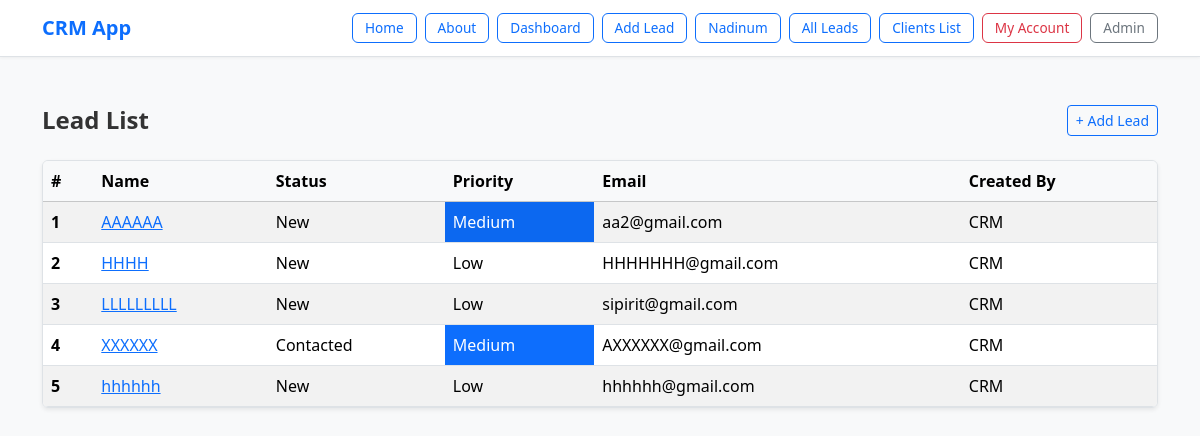
Page /leads_list (signed in) on the committed database.
### lead/models.py (models this page shows, shortened)
class Lead(models.Model):
    LOW= 'low'
    MEDIUM='medium'
    HIGH='high'
    CHOICES_PRIORITY=(
        (LOW,"Low"),
        (MEDIUM, 'Medium'),
        (HIGH, 'High'),
    )
    NEW='new'
    CONTACTED='contacted'
    WON='won'
    LOST='lost'
    CHOICES_STATUS=(
        (NEW, 'New'),
        (CONTACTED,"Contacted"),
        (WON, 'Won'),
        (LOST, 'Lost'),
    )
    name=models.CharField(max_length=50)
    team=models.ForeignKey(Team, related_name='leads', on_delete=models.CASCADE)
    email=models.EmailField()
    description=models.TextField(blank=True, null=True)
    priority=models.CharField(max_length=12, choices=CHOICES_PRIORITY, default=LOW)
    status=models.CharField(max_length=12, choices=CHOICES_STATUS, default=NEW)
    converted_to_client=models.BooleanField(default=False)
    created_by=models.ForeignKey(User, related_name='leads', on_delete=models.CASCADE)
    created_at=models.DateTimeField(auto_now_add=True)
    modified_at=models.DateTimeField(auto_now=True)
    class Meta:
        ordering = ('name',)  # ✅ tuple

### lead/views.py (the view)
# urls.py: path('leads_list', views.leads_list, name="leads_list"),
@login_required
def leads_list(request):
    leads=Lead.objects.filter(created_by=request.user,converted_to_client=False)
    return render( request, 'lead/leads_list.html',{
        'leads':leads
    })

### lead/templates/lead/leads_list.html (shortened to what this page needs)
{% extends 'crm/base.html' %}
{% block content %}
<div class="d-flex justify-content-between align-items-center mb-4">
    <h1 class="h4 fw-semibold mb-0">Lead List</h1>
    <a class="btn btn-outline-primary btn-sm" href="{% url 'addlead' %}">+ Add Lead</a>
</div>
{% if leads %}
    <div class="table-responsive shadow-sm rounded border">
        <table class="table table-hover table-striped mb-0">
            <thead class="table-light">
                <tr>
                    <th scope="col">#</th>
                    <th scope="col">Name</th>
                    <th scope="col">Status</th>
                    <th scope="col">Priority</th>
                    <th scope="col">Email</th>
                    <th scope="col">Created By</th>
                </tr>
            </thead>
            <tbody>
                {% for lead in leads %}
                    <tr>
                        <th scope="row">{{ forloop.counter }}</th>
                        <td><a href="{% url 'lead_details' lead.id %}">{{ lead.name }}</a></td>
                        <td>{{ lead.get_status_display }}</td>
                        <td class="{% if lead.get_priority_display == 'Medium' %}bg-primary text-white{% endif %}">
                            {{ lead.get_priority_display }}
                        </td>
                        <td>{{ lead.email }}</td>
                        <td>{{ lead.created_by }}</td>
                    </tr>
                {% endfor %}
            </tbody>
        </table>
    </div>
{% else %}
    <div class="alert alert-light border text-center" role="alert">
        No leads found.
    </div>
{% endif %}
{% endblock %}

### crm/templates/crm/base.html (style rules this page uses)
body { font-family: "Segoe UI", Roboto, sans-serif; background-color: #f8f9fa; }
.container h1, .container h3 { color: #333; }

### rows in the picture
Lead: name "AAAAAA", status "New", priority "Medium", email "aa2@gmail.com", created_by "CRM"
Lead: name "HHHH", status "New", priority "Low", email "HHHHHHH@gmail.com", created_by "CRM"
Lead: name "LLLLLLLLL", status "New", priority "Low", email "sipirit@gmail.com", created_by "CRM"
Lead: name "XXXXXX", status "Contacted", priority "Medium", email "AXXXXXX@gmail.com", created_by "CRM"
Lead: name "hhhhhh", status "New", priority "Low", email "hhhhhh@gmail.com", created_by "CRM"
